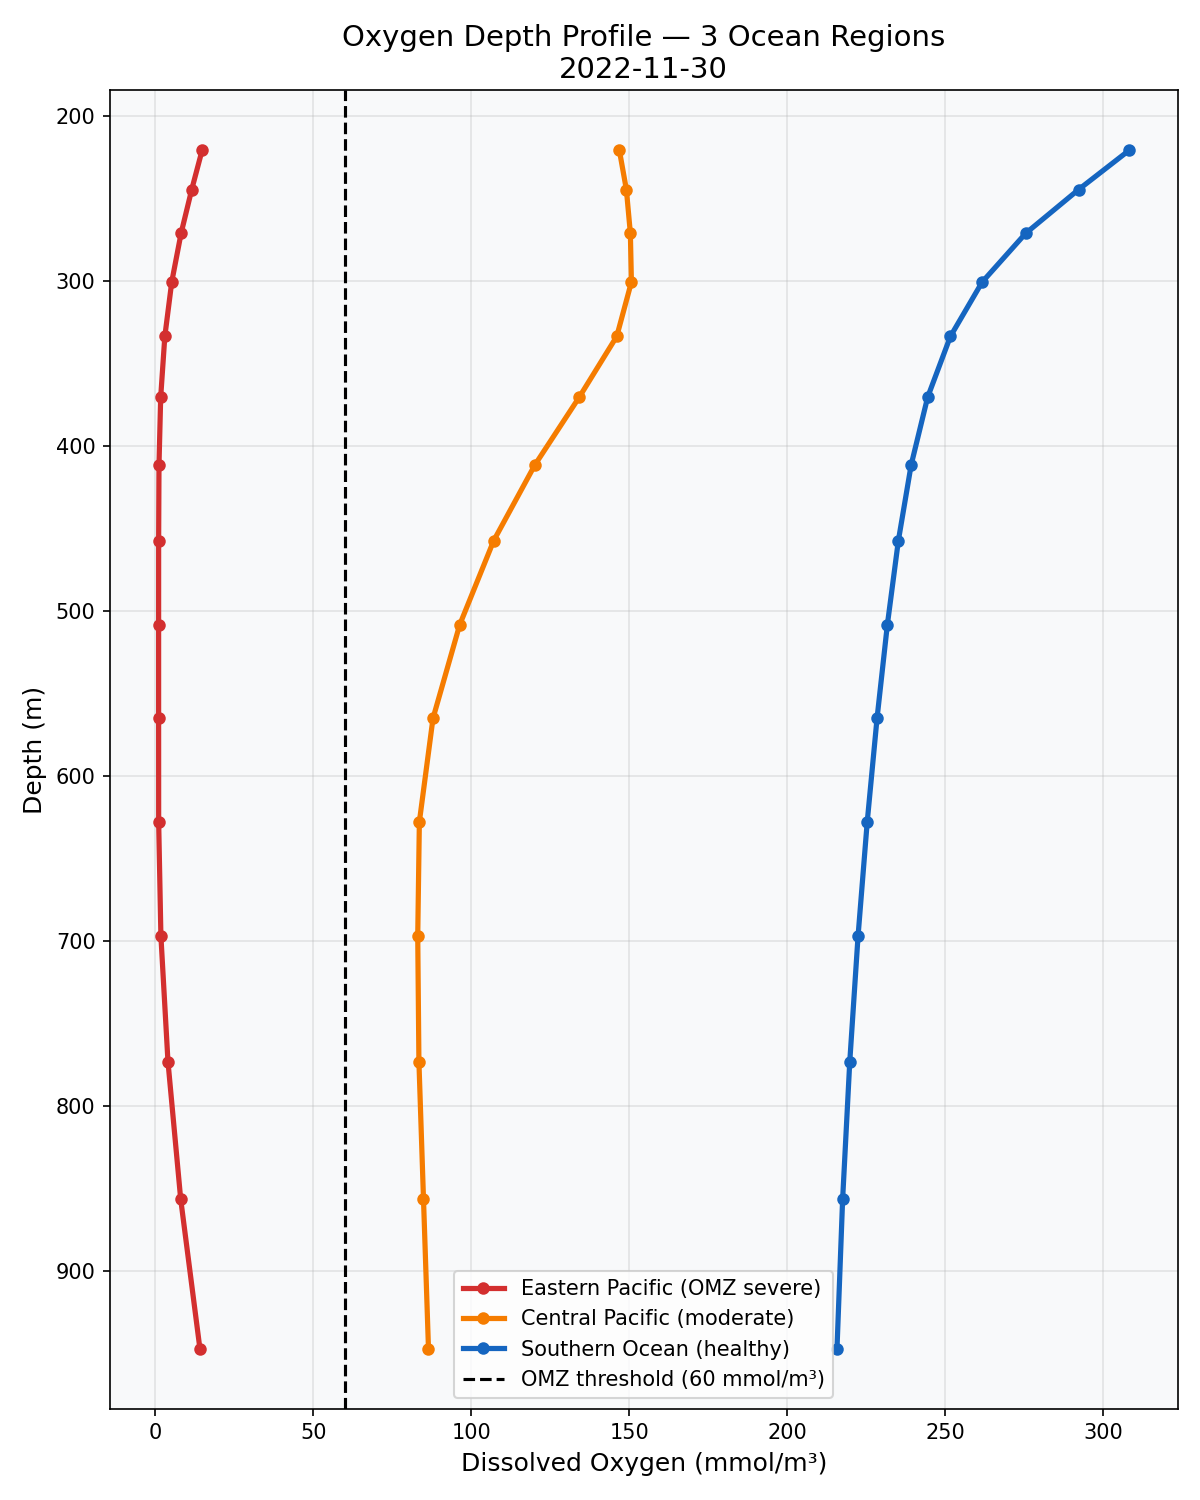

The Python source for this figure:
import xarray as xr
import matplotlib.pyplot as plt
import numpy as np

ds = xr.open_dataset("/Users/vythu/Documents/Copernicus Marine Dataviz Challenge/Dissolved Oxygen /cmems_mod_glo_bgc_my_0.25deg_P1D-m_1742228470209.nc", engine="h5netcdf")

 
points = {
    "Eastern Pacific (OMZ severe)": {"lat": 10.0,  "lon": 250.0},
    "Central Pacific (moderate)":   {"lat": 0.0,   "lon": 180.0},
    "Southern Ocean (healthy)":     {"lat": -60.0, "lon": 200.0},
}

fig, ax = plt.subplots(figsize=(8, 10))

colors = ["#D32F2F", "#F57C00", "#1565C0"]

for (label, pt), color in zip(points.items(), colors):
    profile = ds["o2"].isel(time=0).sel(
        latitude=pt["lat"], longitude=pt["lon"], method="nearest"
    )
    ax.plot(profile.values, ds.depth.values, color=color, linewidth=2.5, label=label, marker="o", markersize=5)

 
ax.axvline(x=60, color="black", linestyle="--", linewidth=1.5, label="OMZ threshold (60 mmol/m³)")

ax.invert_yaxis()
ax.set_xlabel("Dissolved Oxygen (mmol/m³)", fontsize=12)
ax.set_ylabel("Depth (m)", fontsize=12)
ax.set_title("Oxygen Depth Profile — 3 Ocean Regions\n2022-11-30", fontsize=14)
ax.legend(fontsize=10)
ax.grid(alpha=0.3)
ax.set_facecolor("#f8f9fa")
fig.patch.set_facecolor("#ffffff")

plt.tight_layout()
plt.savefig("depth_profile.png", dpi=150)
plt.show()
print("Saved: depth_profile.png")
